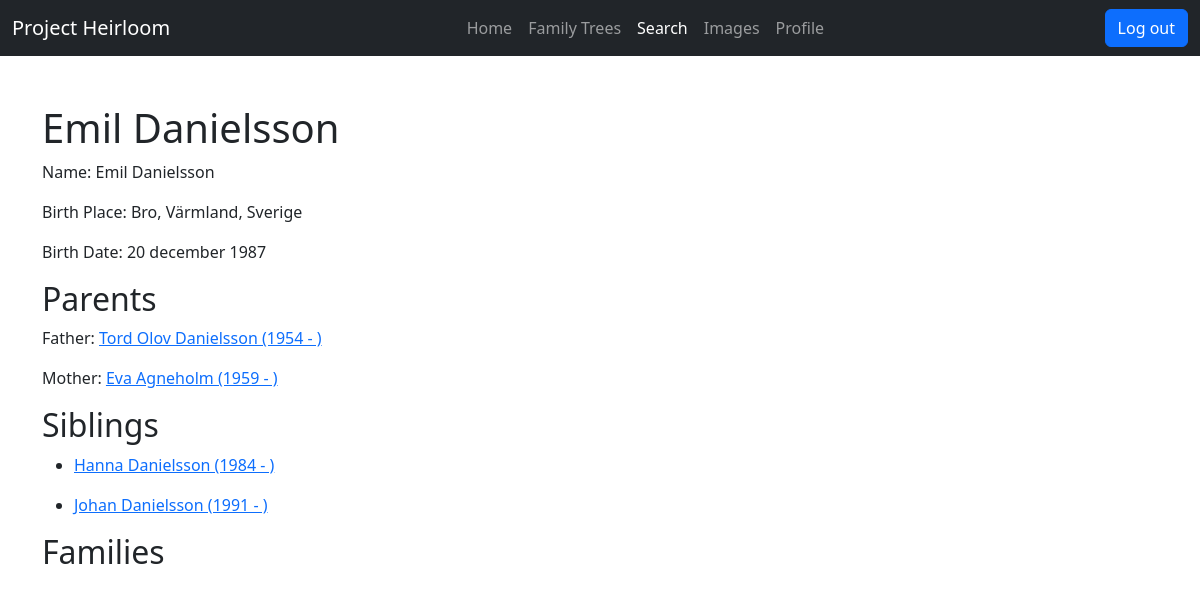
Screenshot of /genealogy/person/25776 (signed in) with the database file from the repository.
### genealogy/models.py (models this page shows, shortened)
class Individual(models.Model):
    SEX_CHOICES = (
        ("M", "Male"),
        ("F", "Female"),
        ("U", "Unknown"),
    )
    indi_id = models.CharField(max_length=20, null=True, blank=True)
    tree = models.ForeignKey(Tree, on_delete=models.CASCADE, related_name="individuals")
    first_name = models.CharField(max_length=100, null=True, blank=True)
    last_name = models.CharField(max_length=100, null=True, blank=True)
    sex = models.CharField(max_length=10, choices=SEX_CHOICES, default="U")
    birth_date = models.CharField(max_length=100, null=True, blank=True)
    birth_place = models.CharField(max_length=100, null=True, blank=True)
    birth_year = models.PositiveSmallIntegerField(null=True, blank=True)
    death_date = models.CharField(max_length=100, null=True, blank=True)
    death_place = models.CharField(max_length=100, null=True, blank=True)
    death_cause = models.CharField(max_length=100, null=True, blank=True)
    death_year = models.PositiveSmallIntegerField(null=True, blank=True)
    alive = models.BooleanField(default=False)
    added = models.DateField(auto_now_add=True)
    last_updated = models.DateField(auto_now=True)
    class Meta:
        constraints = [
            models.UniqueConstraint(fields=['tree', 'indi_id'], name='Tree and INDI combination')
        ]
        ordering = ['last_name']
    def get_name_years(self):
        string = ""
        if self.first_name:
            string += self.first_name
        if self.last_name:
            string += f" {self.last_name}"
        if self.birth_year or self.death_year:
            if self.birth_year and self.death_year:
                string += f" ({self.birth_year} - {self.death_year})"
            elif self.birth_year:
                string += f" ({self.birth_year} - )"
            else:
                string += f" ( - {self.death_year})"
        return string
    def __str__(self):
        return f"{self.first_name} {self.last_name}"

class Child(models.Model):
    RELATIONS = (
        ("A", "Adopted"),
        ("B", "Biological"),
        ("F", "Foster"),
        ("U", "Unknown"),
    )
    family = models.ForeignKey(
        Family,
        on_delete=models.CASCADE,
        null=True,
        blank=True
    )
    indi = models.ForeignKey(
        Individual,
        on_delete=models.CASCADE,
        null=True,
        blank=True
    )
    relation = models.CharField(
        choices=RELATIONS,
        max_length=1,
        default="B"
    )
    class Meta:
        constraints = [
            models.UniqueConstraint(fields=['family', 'indi'], name='Individual and family combination')
        ]
        verbose_name_plural = "Children"

### genealogy/views.py (the view, shortened to what this page needs)
# urls.py: path('person/<int:id>', views.person, name='person'),
@login_required
def person(request, id):
    try:
        this_person = Individual.objects.get(id=id)
    except Individual.DoesNotExist:
        raise Http404("Individual does not exist.")
    trees = Tree.objects.filter(user=request.user)
    if this_person.tree not in trees:
        raise Http404("Individual not found in any of your trees.")
    father = None
    mother = None
    siblings = None
    families = None
    children_objects = Child.objects.filter(indi=this_person)
    if children_objects:
        father = children_objects[0].family.husband
        mother = children_objects[0].family.wife
        siblings = Child.objects.filter(family=children_objects[0].family).exclude(id=children_objects[0].id)
    family_objects = Family.objects.filter(Q(husband=this_person) | Q(wife=this_person))
    return render(
        request,
        'genealogy/person.html',
        {
            'section': 'search',
            'person': this_person,
            'father': father,
            'mother': mother,
            'siblings': siblings,
            'families': families
        }
    )

### genealogy/templates/genealogy/person.html (shortened to what this page needs)
{% extends "base.html" %}
{% block content %}
    <h1>{{ person }}</h1>
    <p>Name: {{ person }}</p>
    {% if person.birth_place %}
        <p>Birth Place: {{ person.birth_place }}</p>
    {% endif %}
    {% if person.birth_date %}
        <p>Birth Date: {{ person.birth_date }}</p>
    {% endif %}
    <h2>Parents</h2>
    <p>Father: {% if father %}<a href="{% url 'person' father.id %}">{{ father.get_name_years }}</a>{% else %}-{% endif %}</p>
    <p>Mother: {% if mother %}<a href="{% url 'person' mother.id %}">{{ mother.get_name_years }}</a>{% else %}-{% endif %}</p>
    <h2>Siblings</h2>
    {% if siblings %}
        <ul>
        {% for sibling in siblings %}
            <li><p><a href="{% url 'person' sibling.indi.id %}">{{ sibling.indi.get_name_years }}</a></p></li>
        {% endfor %}
        </ul>
    {% else %}
        <p>No siblings</p>
    {% endif %}
    <h2>Families</h2>
{% endblock content %}

### rows the page displays
Individual: first_name+last_name "Emil Danielsson", birth_place "Bro, Värmland, Sverige", birth_date "20 december 1987"
Individual: get_name_years "Tord Olov Danielsson (1954 - )"
Individual: get_name_years "Eva Agneholm (1959 - )"
Child: indi.get_name_years "Hanna Danielsson (1984 - )"
Child: indi.get_name_years "Johan Danielsson (1991 - )"
